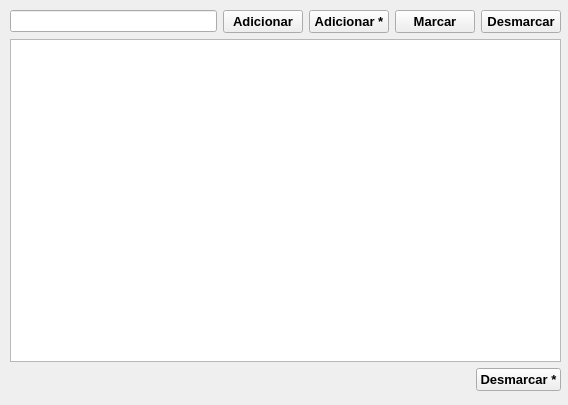
<?xml version="1.0" encoding="UTF-8"?>
<ui version="4.0">
 <class>MainWindow</class>
 <widget class="QMainWindow" name="MainWindow">
  <property name="geometry">
   <rect>
    <x>0</x>
    <y>0</y>
    <width>568</width>
    <height>405</height>
   </rect>
  </property>
  <property name="minimumSize">
   <size>
    <width>568</width>
    <height>405</height>
   </size>
  </property>
  <property name="maximumSize">
   <size>
    <width>568</width>
    <height>405</height>
   </size>
  </property>
  <property name="windowTitle">
   <string>List Widget</string>
  </property>
  <widget class="QWidget" name="centralwidget">
   <widget class="QWidget" name="">
    <property name="geometry">
     <rect>
      <x>10</x>
      <y>10</y>
      <width>551</width>
      <height>381</height>
     </rect>
    </property>
    <layout class="QVBoxLayout" name="verticalLayout">
     <item>
      <layout class="QHBoxLayout" name="horizontalLayout">
       <item>
        <widget class="QLineEdit" name="txtItem"/>
       </item>
       <item>
        <widget class="QPushButton" name="btnAdd">
         <property name="font">
          <font>
           <pointsize>10</pointsize>
           <bold>true</bold>
          </font>
         </property>
         <property name="text">
          <string>Adicionar</string>
         </property>
        </widget>
       </item>
       <item>
        <widget class="QPushButton" name="btnAdAs">
         <property name="font">
          <font>
           <pointsize>10</pointsize>
           <bold>true</bold>
          </font>
         </property>
         <property name="text">
          <string>Adicionar *</string>
         </property>
        </widget>
       </item>
       <item>
        <widget class="QPushButton" name="btnMarc">
         <property name="font">
          <font>
           <pointsize>10</pointsize>
           <bold>true</bold>
          </font>
         </property>
         <property name="text">
          <string>Marcar</string>
         </property>
        </widget>
       </item>
       <item>
        <widget class="QPushButton" name="btnDesm">
         <property name="font">
          <font>
           <pointsize>10</pointsize>
           <bold>true</bold>
          </font>
         </property>
         <property name="text">
          <string>Desmarcar</string>
         </property>
        </widget>
       </item>
      </layout>
     </item>
     <item>
      <widget class="QListWidget" name="lstItens"/>
     </item>
     <item>
      <layout class="QHBoxLayout" name="horizontalLayout_2">
       <item>
        <spacer name="horizontalSpacer">
         <property name="orientation">
          <enum>Qt::Horizontal</enum>
         </property>
         <property name="sizeHint" stdset="0">
          <size>
           <width>40</width>
           <height>20</height>
          </size>
         </property>
        </spacer>
       </item>
       <item>
        <widget class="QPushButton" name="btnDesmTod">
         <property name="font">
          <font>
           <pointsize>10</pointsize>
           <bold>true</bold>
          </font>
         </property>
         <property name="text">
          <string>Desmarcar *</string>
         </property>
        </widget>
       </item>
      </layout>
     </item>
    </layout>
   </widget>
  </widget>
 </widget>
 <resources/>
 <connections/>
</ui>
